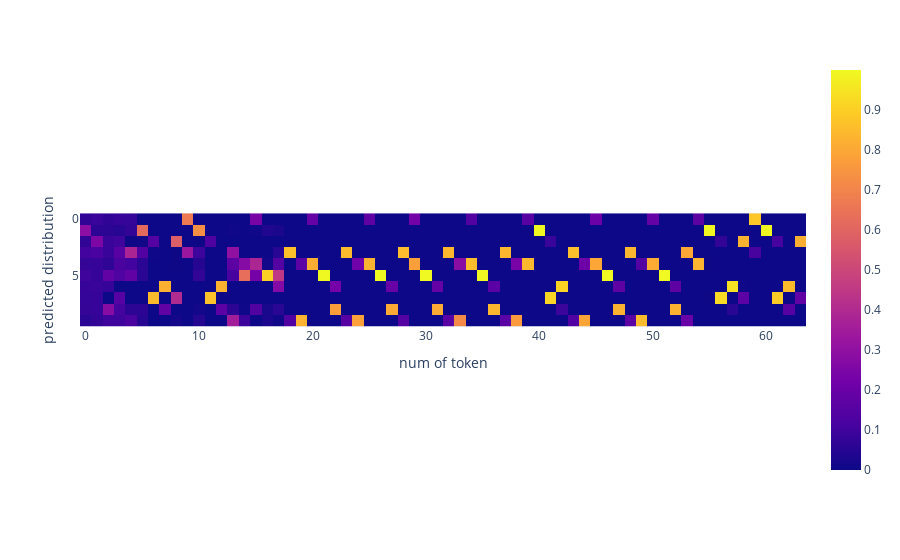

The notebook cell this image was saved under:
### Markdown cell above
Choose a prefix of an arbitrary sequence from the test set (you can also write your sequence, just remember that every sequence starts with token 0). For each position in this sequence print the probability distribution over the next token according to the model. Analyze the results.

### Code cell
import plotly.graph_objects as go
import plotly.express as px


prefix = TEST_DATASET[0][0][:, None].to(DEVICE)

model.eval()
probs = torch.squeeze(model.forward(prefix, model.get_empty_cache(x.shape[1]))[0].probs, dim=1)

fig = px.imshow(
    probs.permute(1, 0).detach().cpu().numpy(),
    labels=dict(x="num of token", y="predicted distribution")
    )
fig.show()

### Figure 1 — Plotly figure (JSON) as saved in the notebook; plotly's stock layout.template omitted (floating-point values rounded to 4 significant figures; data arrays with more than 128 entries replaced by an {"elided": "..."} marker saying what was removed)
{"data": [{"coloraxis": "coloraxis", "hovertemplate": "num of token: %{x}<br>predicted distribution: %{y}<br>color: %{z}<extra></extra>", "name": "0", "type": "heatmap", "xaxis": "x", "yaxis": "y", "z": {"elided": "10x64 float values"}}], "layout": {"coloraxis": {"colorscale": [[0, "#0d0887"], [0.1111, "#46039f"], [0.2222, "#7201a8"], [0.3333, "#9c179e"], [0.4444, "#bd3786"], [0.5556, "#d8576b"], [0.6667, "#ed7953"], [0.7778, "#fb9f3a"], [0.8889, "#fdca26"], [1, "#f0f921"]]}, "margin": {"t": 60}, "xaxis": {"anchor": "y", "constrain": "domain", "domain": [0, 1], "scaleanchor": "y", "title": {"text": "num of token"}}, "yaxis": {"anchor": "x", "autorange": "reversed", "constrain": "domain", "domain": [0, 1], "title": {"text": "predicted distribution"}}}}
